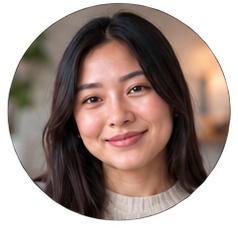
#> input picture brand/medya/ajan/ajan-ays-analist.webp, 238 x 228 px
$ python -i marka.py   (imports and definitions only)
#> lines starting #> are read from the running program, lines starting #| are printed output that depends on the picture; after the words box and inside, x2 and y2 are one past the last pixel; in counts of white or black regions, pixels touching at a corner belong together
#> further down, picture is the input picture: PIL image 238x228 RGBA; mean R, G, B, A 99.6, 76.1, 68.2, 177.6
#!/usr/bin/env python3
# -*- coding: utf-8 -*-
"""Marka görsellerini SERVİS EDİLEBİLİR hâle getirir.

   NE İŞE YARAR

   Dört sistemin ortak marka görselleri — modül kapakları, ajan
   portreleri, durum illüstrasyonları, dokular, ikonlar, rapor
   kapakları. Hepsi `brand/medya/<aile>/` altında durur ve
   `/img/marka/<ad>.webp` adresinden servis edilir.

   Seviye medyasıyla (`tools/rutbe.py`) KARIŞMAZ ve karışmamalı: orası
   bir kataloğa bağlıdır ve eksiği kod tarafından bilinir; burası
   serbesttir, bir doku eklenmesi hiçbir kodu kırmaz.

   ------------------------------------------------------------------
   ÖNCE `--dene`

   Büyük bir teslimatta otuz dosyanın adı yanlışsa, bunu YAZDIKTAN
   SONRA değil yazmadan önce bilmek gerekir. `--dene` hiçbir şey
   yazmaz; her dosya için nereye gideceğini ya da neden gitmeyeceğini
   söyler.

       python3 tools/marka.py ~/indirilenler --dene
       python3 tools/marka.py ~/indirilenler
       python3 tools/marka.py --liste

   ------------------------------------------------------------------
   KALİTEDEN ÖDÜN VERİLMEZ

   Varsayılan KAYIPSIZDIR. Hiçbir piksel değişmez, hiçbir görsel
   küçülmez. Yapılan tek şey aynı pikselleri daha iyi PAKETLEMEK:
   saydam kenar boşluğu kırpılır (atılan şey görünmeyen boşluktur,
   ışık değil) ve kayıpsız WebP olarak yazılır. Video olduğu gibi
   kopyalanır — depo sahibinin ürettiğini ikinci kez bozmak olurdu.

   ------------------------------------------------------------------
   AD HEDEFİ BELİRLER, İÇERİK DEĞİL

   Araç görselin içine bakıp «bu hangi ajan» diye TAHMİN ETMEZ. Adı
   bir aileye uymayan dosya işlenmez ve sebebi yazılır; sessizce
   atlanan bir dosya, «neden görünmüyor» diye aranan bir akşam demekti.

   Üreticinin verdiği ad ile servis edilen ad farklı olabilir: alt
   çizgi tireye döner, Türkçe karakter sadeleşir, büyük harf küçülür.
   Çeviri TEK yerde (`kanonik`) yazılıdır.
"""

import os
import re
import shutil
import sys
# Windows konsolu (cp1254) «✓» yazamayip cokuyordu (2026-10-19): cikti UTF-8.
# [5 lines not run here, left out]
from pathlib import Path

KOK = Path(__file__).resolve().parent.parent
MEDYA = KOK / "brand" / "medya"

# Aileler ve ne oldukları. Klasör adı = önek.
AILELER = {
    "kimlik":  "modül kapak ve hero görselleri",
    "ajan":    "ajan portreleri",
    "durum":   "durum illüstrasyonları",
    "tanitim": "ilk kurulum sahneleri",
    "doku":    "arka plan dokuları",
    "bos":     "boş durum illüstrasyonları",
    "kapak":   "rapor kapakları",
    "simge":   "ikon ailesi",
    # AŞAĞIDAKİ DÖRT AİLE BİR KAVRAMA BAĞLIDIR, bir temaya değil —
    # ve adları o kavramın KATALOGTAKİ kimliğinden türer, elle
    # uydurulmaz. Bir katalog kimliği değişirse görsel bulunamaz
    # olur; `tools/gorsel.py --denetle` tam bunu yakalar.
    "etiket":   "kesinlik etiketleri (ölçüldü/tahmin/hesaplandı/veri yok)",
    "ders":     "AYS ders amblemleri (subjects.js kimlikleri)",
    "disiplin": "ESP disiplin amblemleri (rules.js kimlikleri)",
    "olcum":    "SPİ ölçüm ikonları (xpsayim.js OLCUM alanları)",
    "harita":   "sistem haritası ve posterler",
}

GORSEL = {".png", ".jpg", ".jpeg", ".webp", ".svg"}
VIDEO = {".mp4", ".webm"}

# Turkce karakterler dosya adinda YER ALMAZ: ad bir URL parcasidir ve
# yuzde kodlamasi gereken bir ad, bir gun bulunamayan bir istektir.
SADELES = str.maketrans({
    "ç": "c", "ğ": "g", "ı": "i", "ö": "o", "ş": "s", "ü": "u",
    "Ç": "c", "Ğ": "g", "İ": "i", "I": "i", "Ö": "o", "Ş": "s", "Ü": "u",
})


# [21 lines left out: function kanonik, not called in this run]


def _kb(n):
    return "%6.0f KB" % (n / 1024)


# ------------------------------------------------------------------
# KARE PORTRE BIR FOTOGRAFTIR: DELIGI OLAMAZ
#
# 2026-09-25'te bulundu: yirmi bes kare portrenin yirmi ikisinde saydam
# delik vardi — acik renkli ve kenara degen her yer (acik duvar, beyaz
# tisort, krem kazak) silinmisti. «Beyaz zemini sil» isleminin izi:
# portreler beyaz zeminli bir tabakadan kesilmisti. Koyu temada delik
# SIYAH yirtik gibi gorundu; arac ise «kayipsiz» diye oldugu gibi
# yerlestirmisti. Daire portrenin koseleri BILEREK saydamdir; karenin
# tek bir pikseli bile saydam olamaz.
def kare_portre_mu(ad: str) -> bool:
    return ad.startswith("ajan-kare-")


# [34 lines left out: functions saydam_oran, delik, not called in this run]


_KOMSU = ((-1, -1), (0, -1), (1, -1), (-1, 0), (1, 0), (-1, 1), (0, 1), (1, 1))


# [192 lines left out: functions doldur, onar, isle, liste, not called in this run]


def _maske(im, esik=12):
    """Icerik nerede — arka plandan FARKLI olan pikseller.

    Iki durum var ve ikisi de olculur, tahmin edilmez:
      · saydam zeminli gorsel  -> alfa kanali icerigi zaten soyler
      · duz zeminli gorsel     -> zemin rengi DORT KOSEDEN okunur ve
                                  ondan yeterince farkli olan piksel
                                  icerik sayilir

    Kose rengini okumak, «beyaz zemindir» diye varsaymaktan iyidir:
    koyu bir tabaka gelirse varsayim her seyi icerik sanardi.
    """
#> called with esik = 12
    if im.mode in ("RGBA", "LA"):
        a = im.convert("RGBA").getchannel("A")
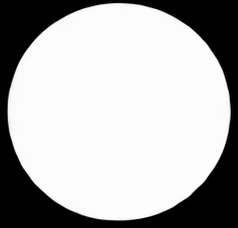
#> a: PIL image 238x228 L; min 0, max 255, mean 177.6
        return a.point(lambda v: 255 if v > 8 else 0)
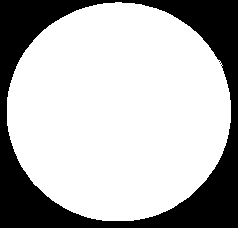
#> returned value: PIL image 238x228 L; 71.3% white; 1 black region, box (x1, y1, x2, y2) and area: (0, 0, 238, 228) 15594
    rgb = im.convert("RGB")
    g, y = rgb.size
    koseler = [rgb.getpixel(k) for k in
               ((0, 0), (g - 1, 0), (0, y - 1), (g - 1, y - 1))]
    zemin = tuple(sum(c[i] for c in koseler) // 4 for i in range(3))
    from PIL import Image, ImageChops
    fark = ImageChops.difference(rgb, Image.new("RGB", rgb.size, zemin))
    return fark.convert("L").point(lambda v: 255 if v > esik else 0)


# [311 lines left out: functions _kutular, bol, _tabaka, kes, sina, not called in this run]


# ------------------------------------------------------------------
# MEDYA KUNYESI — ekranin NEYI isteyebilecegi
#
# Ekran bir kimlikten dosya adi turetiyor (`brand/ortak/simge.js`).
# Kimlik katalogda var ama GORSELI gelmemisse istek her acilista 404
# doner. Bir kez yasandi: ESP katalogunda yedi disiplin var, teslimatta
# alti geldi ve `disiplin-music.webp` her acilista aranir oldu.
#
# Tek tek istisna yazmak cozum degil: gorsel geldigi gun o istisnanin
# kaldirilmasini kimse hatirlamaz. Kunye `medya/` altinda GERCEKTEN ne
# varsa onu yazar; simge yardimcisi listede olmayan kimlik icin bos
# doner ve yazi olduğu gibi kalir.
#
# Yalniz SIMGE aileleri yazilir. Otekiler (kimlik, ajan, kapak...)
# dogrudan `<img src>` ile cagriliyor ve adlari kodda sabit; onlari
# kunyeye koymak, degismeyen bir seyi her teslimatta yeniden uretmek
# olurdu.
SIMGE_AILELERI = ("ders", "disiplin", "olcum", "simge")

KUNYE_YOLU = KOK / "brand" / "ortak" / "medya.js"

KUNYE_BASLIK = """/* MEDYA KUNYESI — URETILMIS DOSYA, ELLE DUZENLEME.

   `python3 tools/marka.py --kunye` uretir, `--kunye --denetle` tazeligini
   sinar (CI'da kosar). Iceriginin kaynagi `brand/medya/` altindaki
   DOSYALARIN KENDISIDIR.

   NE ISE YARAR: ekran bir kimlikten gorsel adi turetir
   (`brand/ortak/simge.js`). Kimlik katalogda var ama gorseli gelmemisse
   istek her acilista 404 doner. Kunye, `SIMGE_ADI`nin listede olmayan
   kimlik icin bos donmesini saglar: gorsel yoksa yazi kalir, istek hic
   yapilmaz. */

window.LIFEOS = window.LIFEOS || {};
"""


# [113 lines left out: functions _kunye_metni, kunye, _kunye_sayim, main, not called in this run]


# [2 lines not run here, left out]

>>> from PIL import Image
>>> picture = Image.open('../brand/medya/ajan/ajan-ays-analist.webp')
>>> result = _maske(picture)
